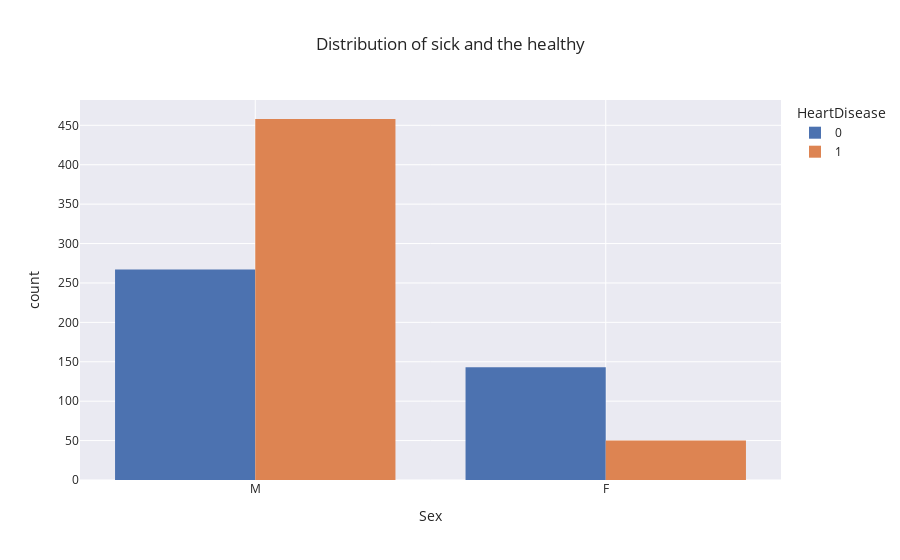

Write notebook code for a chart like this one.
### Markdown cell above
### Bar Charts

### Code cell
px.histogram(data,x='Sex',color='HeartDisease',template='seaborn',barmode='group',title='Distribution of sick and the healthy')

### Figure 1 — Plotly figure (JSON) as saved in the notebook; plotly's stock layout.template omitted (floating-point values rounded to 4 significant figures; data arrays with more than 128 entries replaced by an {"elided": "..."} marker saying what was removed)
{"data": [{"alignmentgroup": "True", "bingroup": "x", "hovertemplate": "HeartDisease=0<br>Sex=%{x}<br>count=%{y}<extra></extra>", "legendgroup": "0", "marker": {"color": "rgb(76,114,176)", "pattern": {"shape": ""}}, "name": "0", "offsetgroup": "0", "orientation": "v", "showlegend": true, "type": "histogram", "x": {"elided": "410 str values"}, "xaxis": "x", "yaxis": "y"}, {"alignmentgroup": "True", "bingroup": "x", "hovertemplate": "HeartDisease=1<br>Sex=%{x}<br>count=%{y}<extra></extra>", "legendgroup": "1", "marker": {"color": "rgb(221,132,82)", "pattern": {"shape": ""}}, "name": "1", "offsetgroup": "1", "orientation": "v", "showlegend": true, "type": "histogram", "x": {"elided": "508 str values"}, "xaxis": "x", "yaxis": "y"}], "layout": {"barmode": "group", "legend": {"title": {"text": "HeartDisease"}, "tracegroupgap": 0}, "title": {"text": "Distribution of sick and the healthy"}, "xaxis": {"anchor": "y", "domain": [0, 1], "title": {"text": "Sex"}}, "yaxis": {"anchor": "x", "domain": [0, 1], "title": {"text": "count"}}}}
